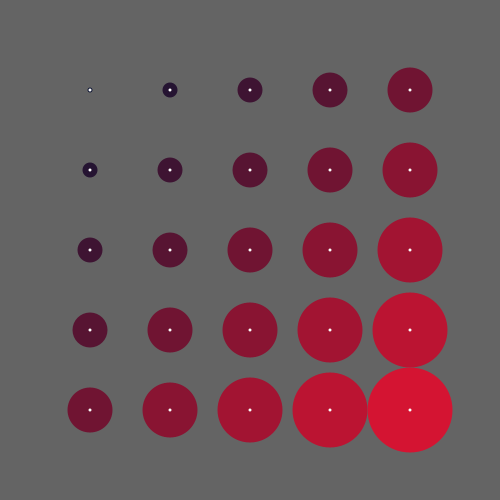
Frame 1 (no input)
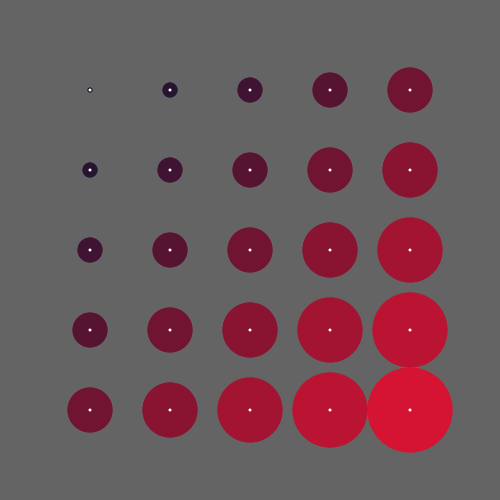
Frame 2 (the mouse pressed at the canvas centre, redrawn once)

The Processing sketch that drew these frames (run headless with seeded random() and noise(); the mouse was pressed at the canvas centre and the sketch redrawn once):

// Processing sketch: test_14_pde
// ── test_14_pde.pde
void setup() {
   size(500, 500);
   background(100);
   noStroke();
   smooth();
   noLoop();
}

void draw() {
  ellipseMode(CENTER);
  float border = 50;
  float nWindow = width - 2 * border;
  float nHeight = height - 2 * border;
  float number = 5;
  float nWStep = nWindow / number;
  float nHStep = nHeight / number;
  for(int i=0; i<number; i++) {
     for(int j=0; j<number; j++) {
        float x = border + j * nWStep + nWStep / 2;
        float y = border + i * nHStep + nHStep / 2;
        float size = 5 + (i + j) * 10;
        float mColor = size * 2.5;
        fill(mColor, 20, 50);
        ellipse(x, y, size, size);
        fill(250);
        ellipse(x, y, 3, 3);
     }
  }
}
